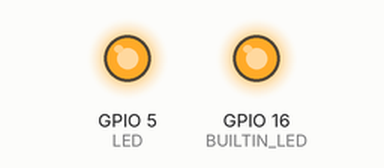
Simulated run of this sketch. Board: ESP8266 (NodeMCU). Shown: output pins drawn as LEDs (lit = HIGH). WiFi joins after 1.5 s; servers stay silent unless stated; no MQTT or app messages arrive unless stated; what the sketch prints to the serial monitor is not drawn. At 1.6 s the program puts the board to deep sleep or switches it off; the recording ends there.

Above: at 0.1 s.
Timing chart, 0 to 1.6 s (numbered marks = the images above):
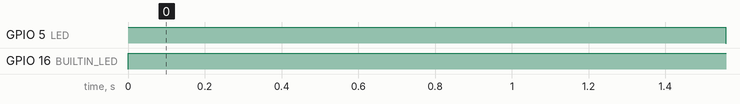

Measured:
- by itself, GPIO 5 (LED): LOW → HIGH at 0.00 s, → LOW 1.6 s later
- by itself, GPIO 16 (BUILTIN_LED): LOW → HIGH at 0.00 s

The sketch:

espmqtt.ino
```cpp
// (licence header left out)
#include "ESP8266WiFi.h"
#include <PubSubClient.h>

// WiFi config
const char* ssid = ""; //Enter SSID
const char* password = ""; //Enter Password

// MQTT Config
const char* mqttServer = ""; //Enter MQTT server IP or domain address
const int mqttPort = 1883; //Enter MQTT port
const char* mqttUser = ""; //Enter MQTT username
const char* mqttPassword = ""; //Enter MQTT password

// Desired MQTT Messages
const char* topics[] = {"tasmota1/cmnd/Power", "tasmota2/cmnd/Power", "tasmota3/cmnd/Power", "tasmota4/cmnd/Power"};
const char* messages[] = {"TOGGLE", "TOGGLE", "TOGGLE", "TOGGLE"};

// Minimum LED lit time in ms for visuals
const int minLEDTime = 1000;

// Pin defs
#define BUILTIN_LED 16
#define LED 5 // D1 on NodeMCU

// Error codes
#define WIFI_ERROR_CODE 1
#define MQTT_CONNECT_ERROR_CODE 2
#define MQTT_PUBLISH_ERROR_CODE 3

// Blink out an error code on the LED indefinitely.
void error(int code) {
  Serial.print("Error code");
  Serial.println(code);

  while(1) {
    digitalWrite(LED, LOW);
    digitalWrite(BUILTIN_LED, LOW);
    delay(code * 1000);
    digitalWrite(LED, HIGH);
    digitalWrite(BUILTIN_LED, HIGH);
    delay(code * 1000);
  }
}

// Connect to the WiFi
void wifiSetup(void) {
  WiFi.begin(ssid, password);
  int status = WL_IDLE_STATUS;
  while (status != WL_CONNECTED)
  {
     if(status == WL_NO_SSID_AVAIL || status == WL_CONNECT_FAILED) {
      Serial.print("WIFI status ");
      Serial.println(status);
      error(WIFI_ERROR_CODE);
     }
     delay(500);
     Serial.print("*");
     status =  WiFi.status();
  }

  Serial.println("");
  Serial.println("WiFi connection Successful");
  Serial.print("The IP Address of ESP8266 Module is: ");
  Serial.println(WiFi.localIP());// Print the IP address
}

// Connect to the MQTT broker
void mqttSetup(PubSubClient * client) {
  client->setServer(mqttServer, mqttPort);
  while (!client->connected()) {
    Serial.println("Connecting to MQTT...");

    if (client->connect("ESP8266Client", mqttUser, mqttPassword )) {
      Serial.println("connected");
    } else {
      Serial.print("failed with state ");
      Serial.print(client->state());
      error(MQTT_CONNECT_ERROR_CODE);
    }
  }
}


// Publish the above messages to a connected client
void publishMQTT(PubSubClient * client) {
    size_t message_cnt = sizeof(topics)/sizeof(topics[0]);
    for (int i = 0; i < message_cnt; i++) {
      if(!client->publish(topics[i], messages[i])) error(MQTT_PUBLISH_ERROR_CODE);
    }
    Serial.println("publishing complete");
}

void setup() {
  // initialize pins
  pinMode(LED, OUTPUT);
  pinMode(BUILTIN_LED, OUTPUT);
  digitalWrite(LED, HIGH); // on
  digitalWrite(BUILTIN_LED, HIGH); // off

  unsigned long StartTime = millis();

  Serial.begin(115200);

  // Connect to WiFi and MQTT
  WiFiClient espClient;
  PubSubClient client(espClient);
  wifiSetup();
  mqttSetup(&client);
  publishMQTT(&client);
  client.disconnect();


  // Check how long that took and ensure LED is lit for long enough before turning it off
  unsigned long elapsedTime = StartTime - millis();
  if(elapsedTime < minLEDTime) { delay(minLEDTime - StartTime); }
  digitalWrite(LED, LOW);
  // enter deep sleep until reset button pressed
  ESP.deepSleep(0);
}

// empty loop
void loop() {
}
```
